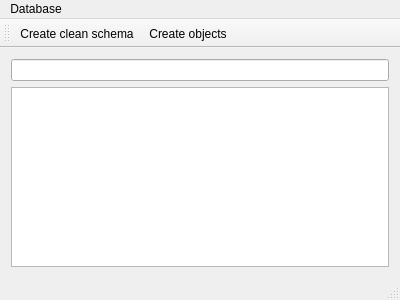
<?xml version="1.0" encoding="UTF-8"?>
<ui version="4.0">
 <class>MainWindow</class>
 <widget class="QMainWindow" name="MainWindow">
  <property name="geometry">
   <rect>
    <x>0</x>
    <y>0</y>
    <width>400</width>
    <height>300</height>
   </rect>
  </property>
  <property name="windowTitle">
   <string>MainWindow</string>
  </property>
  <widget class="QWidget" name="centralWidget">
   <layout class="QVBoxLayout" name="verticalLayout">
    <item>
     <widget class="QLineEdit" name="lineEdit"/>
    </item>
    <item>
     <widget class="QTreeView" name="treeView">
      <property name="sortingEnabled">
       <bool>true</bool>
      </property>
     </widget>
    </item>
   </layout>
  </widget>
  <widget class="QMenuBar" name="menuBar">
   <property name="geometry">
    <rect>
     <x>0</x>
     <y>0</y>
     <width>400</width>
     <height>22</height>
    </rect>
   </property>
   <widget class="QMenu" name="menuDatabase">
    <property name="title">
     <string>Database</string>
    </property>
    <addaction name="actionCreate_clean_schema"/>
    <addaction name="actionCreate_objects"/>
   </widget>
   <addaction name="menuDatabase"/>
  </widget>
  <widget class="QToolBar" name="mainToolBar">
   <attribute name="toolBarArea">
    <enum>TopToolBarArea</enum>
   </attribute>
   <attribute name="toolBarBreak">
    <bool>false</bool>
   </attribute>
   <addaction name="actionCreate_clean_schema"/>
   <addaction name="actionCreate_objects"/>
  </widget>
  <widget class="QStatusBar" name="statusBar"/>
  <action name="actionCreate_clean_schema">
   <property name="text">
    <string>Create clean schema...</string>
   </property>
  </action>
  <action name="actionCreate_objects">
   <property name="text">
    <string>Create objects...</string>
   </property>
  </action>
 </widget>
 <layoutdefault spacing="6" margin="11"/>
 <resources/>
 <connections/>
</ui>
